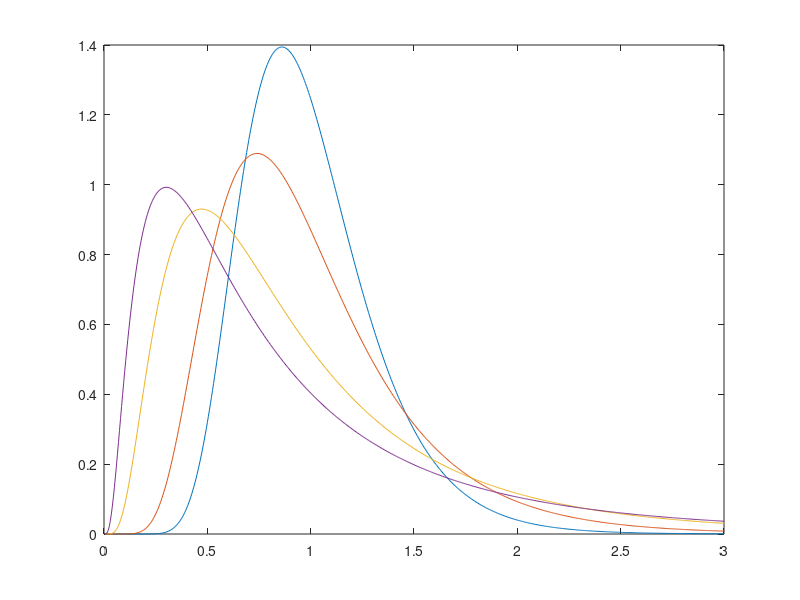

The MATLAB source for this figure:
clc
clear all
% P = %atmospheric pressure in mb
% T= %effective temp. in Kelvin
% lambda= %%wavelength in microns
% n= 1+77.6(1+7.52x10^-3*(lambda^-2))*(P/T)*10^-6;

% PDF of log normal irradiance fluctuation
Io=1; %intensity in free space, as there is no energy loss E(I))=Io;
I=0:0.005:3; %Intensity in turbulent medium
Var_l=[0.1,0.2,0.5,0.8]; % Log irradiance variance

for i=1:length(Var_l)
    for j= 1: length(I)
            B= sqrt(2*pi*Var_l(i))
            C(j)=log(I(j)/Io)+Var_l(i)/2;
            D=2*Var_l(i);
            pdf(i,j)=(1/I(j))*(1/B)*exp(-(C(j))^2/D);
    end
end

plot((I./Io),pdf)